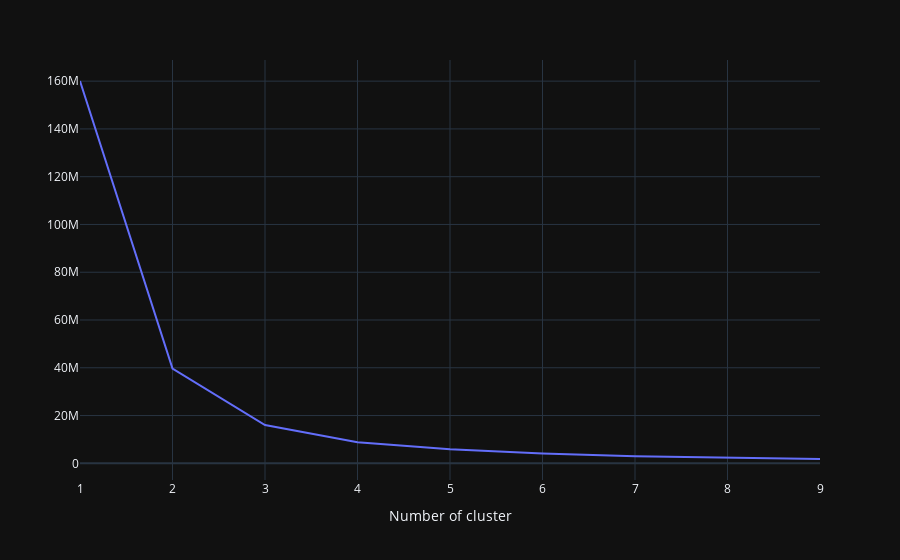

Notebook code cell kept with this figure:
### Code cell
my_dict={}
ctm_recency = cust_dt[['Recency']]
for idx in range(1, 10):
    kmeans = KMeans(n_clusters=idx, max_iter=1000).fit(ctm_recency)
    ctm_recency["clusters"] = kmeans.labels_
    my_dict[idx] = kmeans.inertia_ 

line_fig = px.line(x=list(my_dict.keys()), 
                   y=list(my_dict.values()), 
                   template="plotly_dark"
                  )

line_fig.update_layout(title_x=0, 
                       xaxis_title="Number of cluster", 
                       yaxis_title=""
                      )

line_fig.show(config={'displaylogo': False})

### Figure 1 — Plotly figure (JSON) as saved in the notebook; plotly's stock layout.template omitted (floating-point values rounded to 4 significant figures)
{"data": [{"hovertemplate": "x=%{x}<br>y=%{y}<extra></extra>", "legendgroup": "", "line": {"color": "#636efa", "dash": "solid"}, "marker": {"symbol": "circle"}, "mode": "lines", "name": "", "orientation": "v", "showlegend": false, "type": "scatter", "x": [1, 2, 3, 4, 5, 6, 7, 8, 9], "xaxis": "x", "y": [160100000.0, 39630000.0, 16020000.0, 8859000.0, 5931000.0, 4062000.0, 2981000.0, 2346000.0, 1808000.0], "yaxis": "y"}], "layout": {"legend": {"tracegroupgap": 0}, "margin": {"t": 60}, "title": {"x": 0}, "xaxis": {"anchor": "y", "domain": [0, 1], "title": {"text": "Number of cluster"}}, "yaxis": {"anchor": "x", "domain": [0, 1], "title": {"text": ""}}}}
